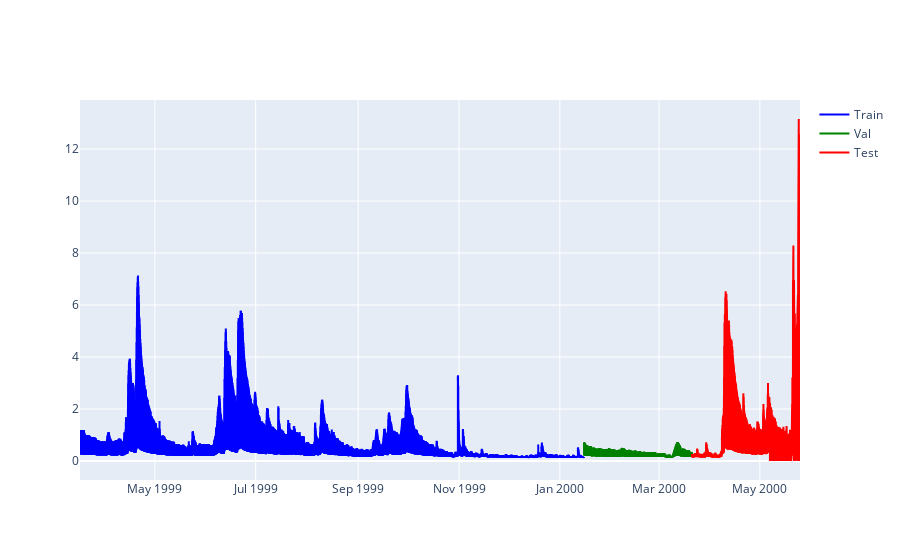

Notebook source saved alongside this figure:
### Code cell
fig = go.Figure()

fig.add_trace(go.Scatter(x=train.index, y=train.values.flatten(),
                         mode='lines', name='Train', line=dict(color='blue', width=2)))

fig.add_trace(go.Scatter(x=val.index, y=val.values.flatten(),
                         mode='lines', name='Val', line=dict(color='green', width=2)))

fig.add_trace(go.Scatter(x=test.index, y=test.values.flatten(),
                         mode='lines', name='Test', line=dict(color='red', width=2)))

### Figure 1 — Plotly figure (JSON) as saved in the notebook; plotly's stock layout.template omitted (floating-point values rounded to 4 significant figures; data arrays with more than 128 entries replaced by an {"elided": "..."} marker saying what was removed)
{"data": [{"line": {"color": "blue", "width": 2}, "mode": "lines", "name": "Train", "type": "scatter", "x": {"elided": "7318 str values"}, "y": {"elided": "21954 float values"}}, {"line": {"color": "green", "width": 2}, "mode": "lines", "name": "Val", "type": "scatter", "x": {"elided": "1568 str values"}, "y": {"elided": "4704 float values"}}, {"line": {"color": "red", "width": 2}, "mode": "lines", "name": "Test", "type": "scatter", "x": {"elided": "1569 str values"}, "y": {"elided": "4707 float values"}}], "layout": {}}
